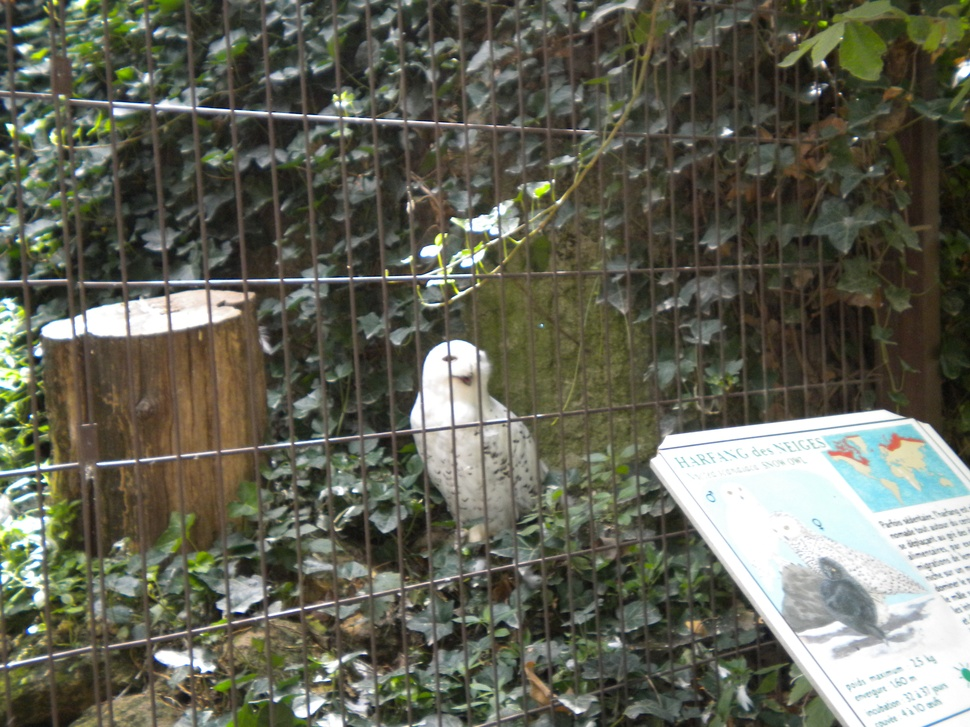
#> input picture code/images/DSCN2366.JPG, 970 x 727 px, shrunk from 3648 x 2736 before the run, found by its file name
$ python load.py
#> lines starting #> are read from the running program, lines starting #| are printed output that depends on the picture
# -*- coding: utf-8 -*-

import cv2 as cv
import numpy as np

def load_image(image = 'DSCN2366.jpg', color = False, display = False, main = True):
#> called with image = 'DSCN2366.jpg', color = False, display = True, main = False
    if main:
        path = 'images/' + image
    else:
        path = '../images/' + image

    if color:
        img = cv.imread(path)
    else:
        img = cv.imread(path,0)
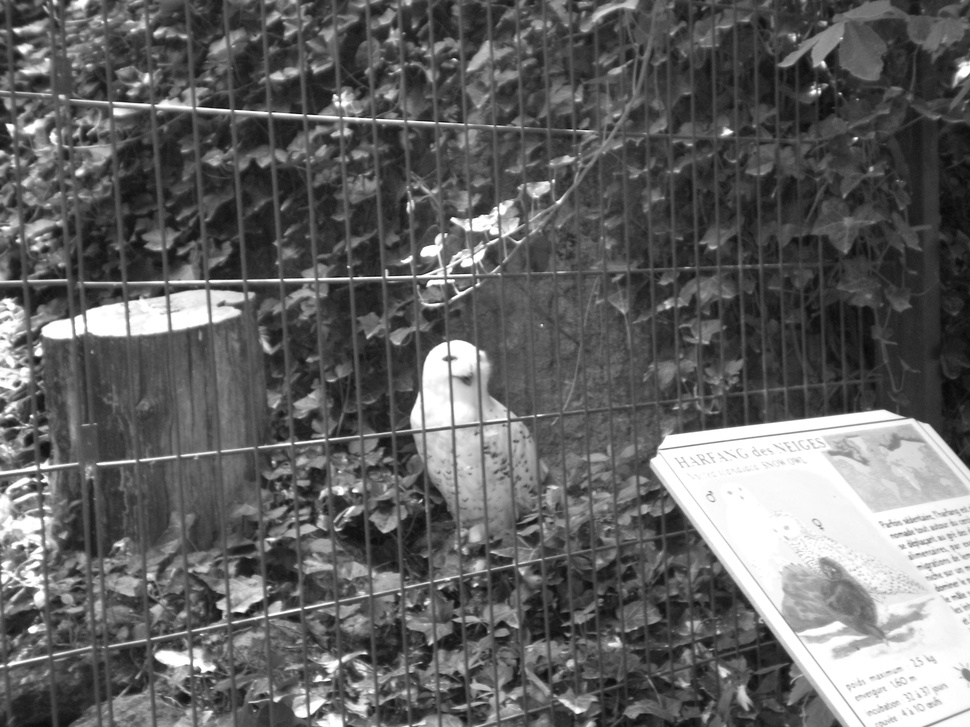
#> img: shape (727, 970); min 9, max 255, mean 98.6

    if display:
        cv.imshow('s = sauver, autre touche = fermer', img)
        key_button = cv.waitKey(0)
#> (key Esc is pressed here)
        if key_button == ord('s'):
            n = str.find(image,'.')
            string = image[:n] + '_modified.png'
            cv.imwrite(string, img)
            cv.destroyAllWindows()
        else:
            cv.destroyAllWindows()
    return img

if __name__ == '__main__':
    img = load_image(display = True, main = False)

$ run again, with code/images/DSCN2368.JPG copied over code/images/DSCN2366.JPG
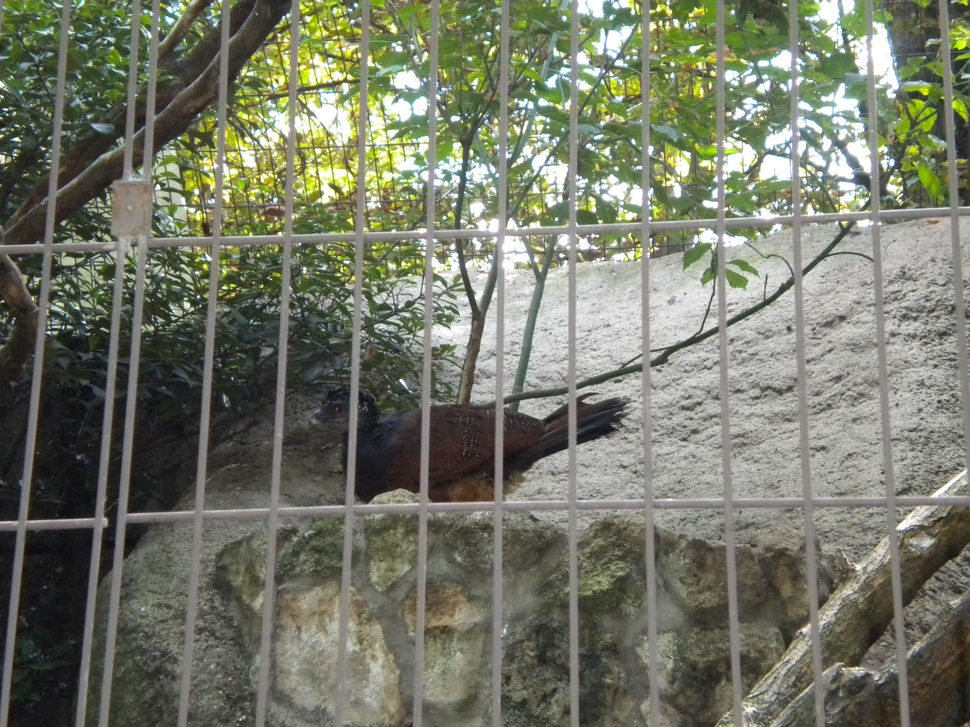
#> input picture code/images/DSCN2368.JPG, 970 x 727 px, shrunk from 3648 x 2736 before the run, found by its file name
#> in load_image, `img = cv.imread(path,0)`:
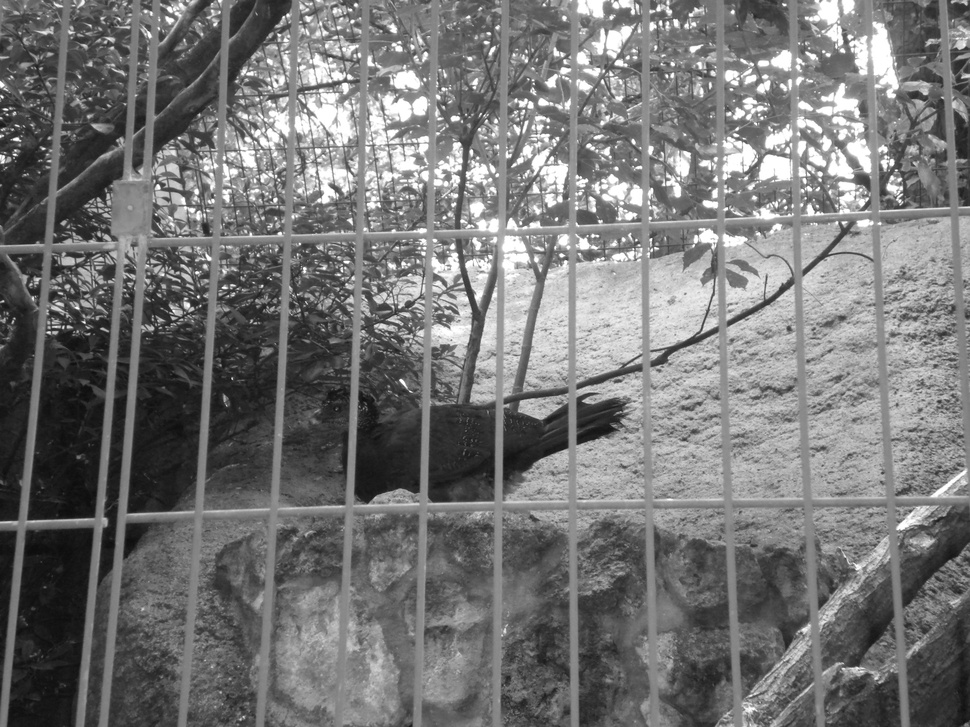
#> img: shape (727, 970); min 11, max 255, mean 116.8

$ run again, with code/images/DSCN2369.JPG copied over code/images/DSCN2366.JPG
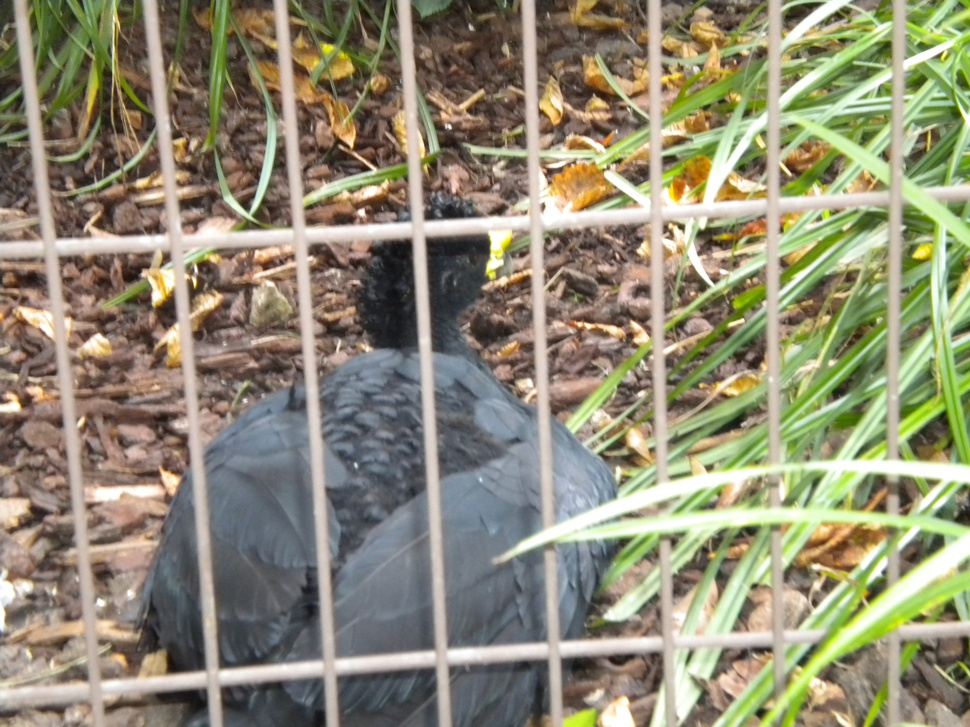
#> input picture code/images/DSCN2369.JPG, 970 x 727 px, shrunk from 3648 x 2736 before the run, found by its file name
#> in load_image, `img = cv.imread(path,0)`:
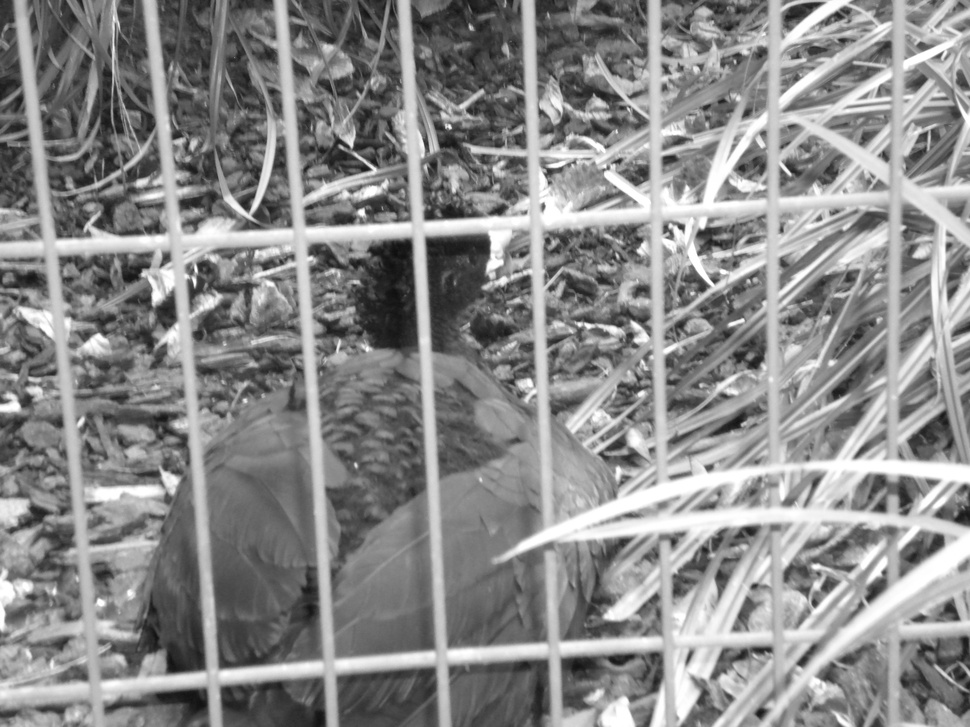
#> img: shape (727, 970); min 14, max 255, mean 137.8

$ run again, with code/images/DSCN2370.JPG copied over code/images/DSCN2366.JPG
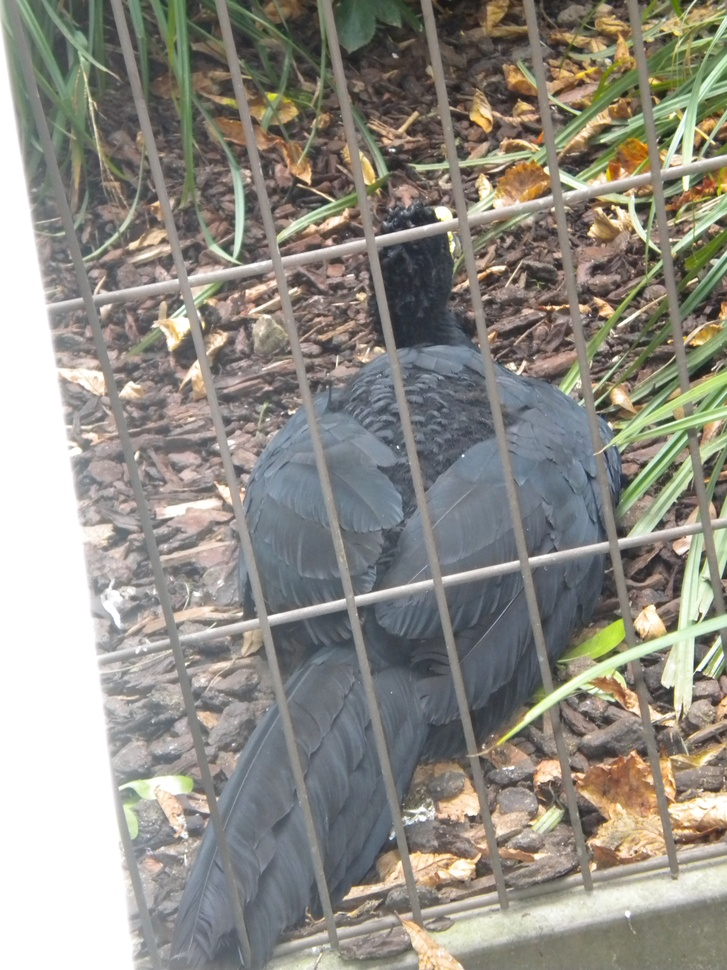
#> input picture code/images/DSCN2370.JPG, 727 x 970 px, shrunk from 2736 x 3648 before the run, found by its file name
#> in load_image, `img = cv.imread(path,0)`:
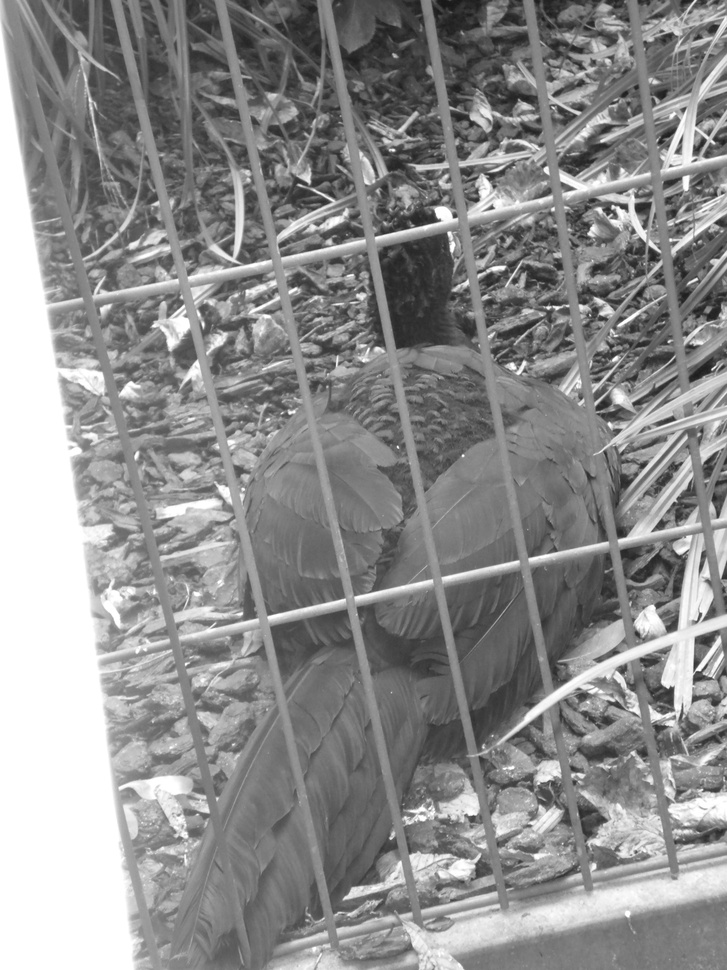
#> img: shape (970, 727); min 23, max 255, mean 141.7
